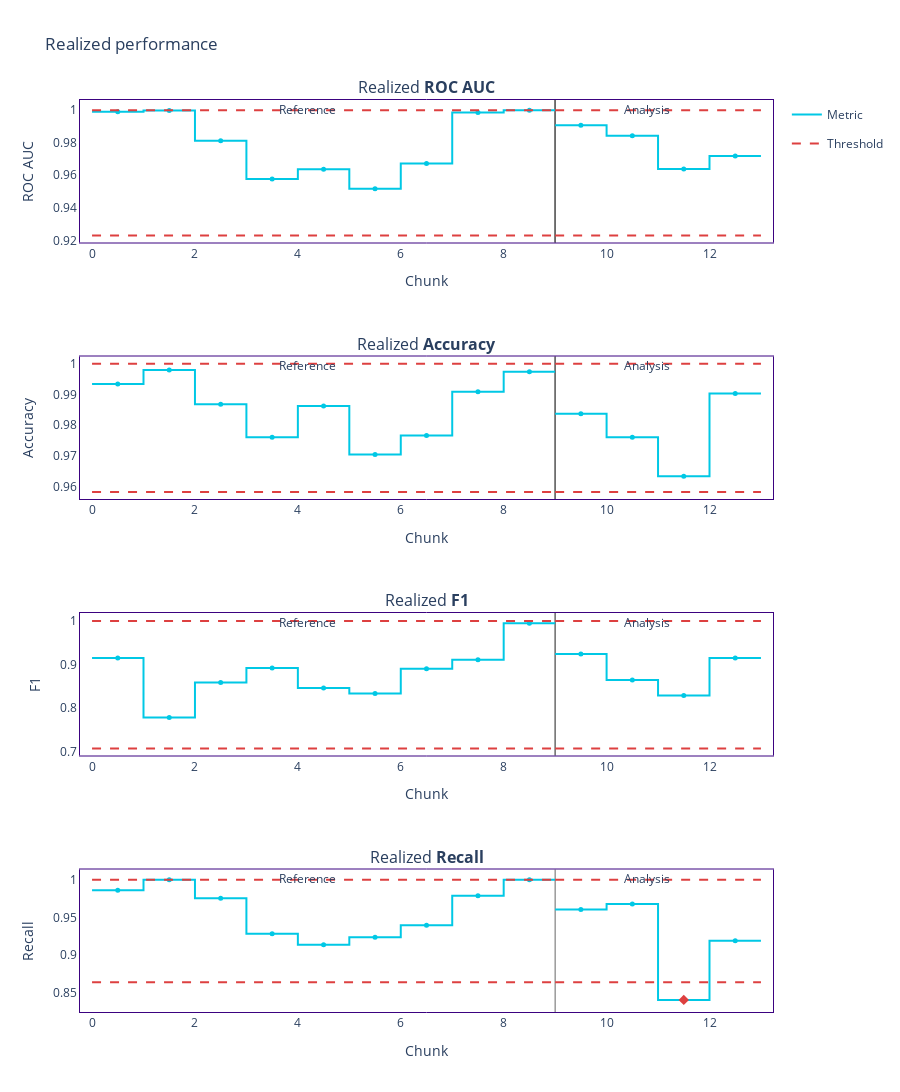

Source (notebook cell):
### Markdown cell above
# Red flag 1: using training data as reference data

## fit on training data

### Code cell
performance_calc = nml.PerformanceCalculator(
    y_pred_proba=y_pred_proba,
    y_pred=y_pred,
    y_true=target,
    metrics=['roc_auc', 'accuracy', 'f1', 'recall'],
    chunk_size=1964,
    problem_type='classification_binary',
).fit(df_train)

realized_results = performance_calc.calculate(df_prod)

realized_results.plot()

### Figure 1 — Plotly figure (JSON) as saved in the notebook; plotly's stock layout.template omitted (floating-point values rounded to 4 significant figures)
{"data": [{"hoverinfo": "skip", "legendgroup": "metric_reference", "line": {"color": "#00c8e5", "shape": "hv", "width": 2}, "mode": "lines", "name": "Metric", "showlegend": true, "type": "scatter", "x": [0, 1, 2, 3, 4, 5, 6, 7, 8, 9], "xaxis": "x", "y": [0.9991, 0.9999, 0.9812, 0.9577, 0.9637, 0.9517, 0.9672, 0.9986, 1.0, 1.0], "yaxis": "y"}, {"customdata": [["Realized <b>ROC AUC</b>", "<b style=\"color:#00c8e5;line-height:60px\">Reference</b>", "", "[0:1963]", "Chunk index: <b>0</b>", 0.9991, 0.0385], ["Realized <b>ROC AUC</b>", "<b style=\"color:#00c8e5;line-height:60px\">Reference</b>", "", "[1964:3927]", "Chunk index: <b>1</b>", 0.9999, 0.0385], ["Realized <b>ROC AUC</b>", "<b style=\"color:#00c8e5;line-height:60px\">Reference</b>", "", "[3928:5891]", "Chunk index: <b>2</b>", 0.9812, 0.0385], ["Realized <b>ROC AUC</b>", "<b style=\"color:#00c8e5;line-height:60px\">Reference</b>", "", "[5892:7855]", "Chunk index: <b>3</b>", 0.9577, 0.0385], ["Realized <b>ROC AUC</b>", "<b style=\"color:#00c8e5;line-height:60px\">Reference</b>", "", "[7856:9819]", "Chunk index: <b>4</b>", 0.9637, 0.0385], ["Realized <b>ROC AUC</b>", "<b style=\"color:#00c8e5;line-height:60px\">Reference</b>", "", "[9820:11783]", "Chunk index: <b>5</b>", 0.9517, 0.0385], ["Realized <b>ROC AUC</b>", "<b style=\"color:#00c8e5;line-height:60px\">Reference</b>", "", "[11784:13747]", "Chunk index: <b>6</b>", 0.9672, 0.0385], ["Realized <b>ROC AUC</b>", "<b style=\"color:#00c8e5;line-height:60px\">Reference</b>", "", "[13748:15711]", "Chunk index: <b>7</b>", 0.9986, 0.0385], ["Realized <b>ROC AUC</b>", "<b style=\"color:#00c8e5;line-height:60px\">Reference</b>", "", "[15712:16090]", "Chunk index: <b>8</b>", 1, 0.0878]], "hovertemplate": "%{customdata[1]} &nbsp; &nbsp; %{customdata[2]} <br />Chunk: <b>%{customdata[3]}</b> &nbsp; &nbsp; %{customdata[4]} <br />%{customdata[0]}: <b>%{customdata[5]}</b><br />Confidence band: +/- <b>%{customdata[6]}</b><br /><extra></extra>", "legendgroup": "metric_reference", "marker": {"color": "#00c8e5", "size": 5, "symbol": "circle"}, "mode": "markers", "name": "Metric", "showlegend": false, "type": "scatter", "x": [0.5, 1.5, 2.5, 3.5, 4.5, 5.5, 6.5, 7.5, 8.5], "xaxis": "x", "y": [0.9991, 0.9999, 0.9812, 0.9577, 0.9637, 0.9517, 0.9672, 0.9986, 1.0, 1.0], "yaxis": "y"}, {"hoverinfo": "skip", "legendgroup": "metric_analysis", "line": {"color": "#00c8e5", "shape": "hv", "width": 2}, "mode": "lines", "name": "Metric", "showlegend": false, "type": "scatter", "x": [9, 10, 11, 12, 13], "xaxis": "x", "y": [0.9908, 0.9842, 0.9638, 0.9719, 0.9719], "yaxis": "y"}, {"customdata": [["Realized <b>ROC AUC</b>", "<b style=\"color:#3b0280;line-height:60px\">Analysis</b>", "", "[0:1963]", "Chunk index: <b>0</b>", 0.9908, 0.0385], ["Realized <b>ROC AUC</b>", "<b style=\"color:#3b0280;line-height:60px\">Analysis</b>", "", "[1964:3927]", "Chunk index: <b>1</b>", 0.9842, 0.0385], ["Realized <b>ROC AUC</b>", "<b style=\"color:#3b0280;line-height:60px\">Analysis</b>", "", "[3928:5891]", "Chunk index: <b>2</b>", 0.9638, 0.0385], ["Realized <b>ROC AUC</b>", "<b style=\"color:#3b0280;line-height:60px\">Analysis</b>", "", "[5892:7853]", "Chunk index: <b>3</b>", 0.9719, 0.0386]], "hovertemplate": "%{customdata[1]} &nbsp; &nbsp; %{customdata[2]} <br />Chunk: <b>%{customdata[3]}</b> &nbsp; &nbsp; %{customdata[4]} <br />%{customdata[0]}: <b>%{customdata[5]}</b><br />Confidence band: +/- <b>%{customdata[6]}</b><br /><extra></extra>", "legendgroup": "metric_analysis", "marker": {"color": "#00c8e5", "size": 5, "symbol": "circle"}, "mode": "markers", "name": "Metric", "showlegend": false, "type": "scatter", "x": [9.5, 10.5, 11.5, 12.5], "xaxis": "x", "y": [0.9908, 0.9842, 0.9638, 0.9719, 0.9719], "yaxis": "y"}, {"hoverinfo": "skip", "legendgroup": "alert", "marker": {"color": "#DD4040", "size": 8, "symbol": "diamond"}, "mode": "markers", "name": "Alert", "showlegend": true, "type": "scatter", "x": [], "xaxis": "x", "y": [], "yaxis": "y"}, {"hoverinfo": "skip", "legendgroup": "thresh", "line": {"color": "#DD4040", "dash": "dash", "width": 2}, "mode": "lines", "name": "Threshold", "showlegend": true, "type": "scatter", "x": [0, 1, 2, 3, 4, 5, 6, 7, 8, 9], "xaxis": "x", "y": [1, 1, 1, 1, 1, 1, 1, 1, 1, 1], "yaxis": "y"}, {"hoverinfo": "skip", "legendgroup": "thresh", "line": {"color": "#DD4040", "dash": "dash", "width": 2}, "mode": "lines", "name": "Threshold", "showlegend": false, "type": "scatter", "x": [0, 1, 2, 3, 4, 5, 6, 7, 8, 9], "xaxis": "x", "y": [0.923, 0.923, 0.923, 0.923, 0.923, 0.923, 0.923, 0.923, 0.923, 0.923], "yaxis": "y"}, {"hoverinfo": "skip", "legendgroup": "thresh", "line": {"color": "#DD4040", "dash": "dash", "width": 2}, "mode": "lines", "name": "Threshold", "showlegend": false, "type": "scatter", "x": [9, 10, 11, 12, 13], "xaxis": "x", "y": [1, 1, 1, 1, 1], "yaxis": "y"}, {"hoverinfo": "skip", "legendgroup": "thresh", "line": {"color": "#DD4040", "dash": "dash", "width": 2}, "mode": "lines", "name": "Threshold", "showlegend": false, "type": "scatter", "x": [9, 10, 11, 12, 13], "xaxis": "x", "y": [0.923, 0.923, 0.923, 0.923, 0.923], "yaxis": "y"}, {"hoverinfo": "skip", "legendgroup": "metric_reference", "line": {"color": "#00c8e5", "shape": "hv", "width": 2}, "mode": "lines", "name": "Metric", "showlegend": false, "type": "scatter", "x": [0, 1, 2, 3, 4, 5, 6, 7, 8, 9], "xaxis": "x2", "y": [0.9934, 0.998, 0.9868, 0.9761, 0.9863, 0.9705, 0.9766, 0.9908, 0.9974, 0.9974], "yaxis": "y2"}, {"customdata": [["Realized <b>Accuracy</b>", "<b style=\"color:#00c8e5;line-height:60px\">Reference</b>", "", "[0:1963]", "Chunk index: <b>0</b>", 0.9934, 0.0082], ["Realized <b>Accuracy</b>", "<b style=\"color:#00c8e5;line-height:60px\">Reference</b>", "", "[1964:3927]", "Chunk index: <b>1</b>", 0.998, 0.0082], ["Realized <b>Accuracy</b>", "<b style=\"color:#00c8e5;line-height:60px\">Reference</b>", "", "[3928:5891]", "Chunk index: <b>2</b>", 0.9868, 0.0082], ["Realized <b>Accuracy</b>", "<b style=\"color:#00c8e5;line-height:60px\">Reference</b>", "", "[5892:7855]", "Chunk index: <b>3</b>", 0.9761, 0.0082], ["Realized <b>Accuracy</b>", "<b style=\"color:#00c8e5;line-height:60px\">Reference</b>", "", "[7856:9819]", "Chunk index: <b>4</b>", 0.9863, 0.0082], ["Realized <b>Accuracy</b>", "<b style=\"color:#00c8e5;line-height:60px\">Reference</b>", "", "[9820:11783]", "Chunk index: <b>5</b>", 0.9705, 0.0082], ["Realized <b>Accuracy</b>", "<b style=\"color:#00c8e5;line-height:60px\">Reference</b>", "", "[11784:13747]", "Chunk index: <b>6</b>", 0.9766, 0.0082], ["Realized <b>Accuracy</b>", "<b style=\"color:#00c8e5;line-height:60px\">Reference</b>", "", "[13748:15711]", "Chunk index: <b>7</b>", 0.9908, 0.0082], ["Realized <b>Accuracy</b>", "<b style=\"color:#00c8e5;line-height:60px\">Reference</b>", "", "[15712:16090]", "Chunk index: <b>8</b>", 0.9974, 0.0187]], "hovertemplate": "%{customdata[1]} &nbsp; &nbsp; %{customdata[2]} <br />Chunk: <b>%{customdata[3]}</b> &nbsp; &nbsp; %{customdata[4]} <br />%{customdata[0]}: <b>%{customdata[5]}</b><br />Confidence band: +/- <b>%{customdata[6]}</b><br /><extra></extra>", "legendgroup": "metric_reference", "marker": {"color": "#00c8e5", "size": 5, "symbol": "circle"}, "mode": "markers", "name": "Metric", "showlegend": false, "type": "scatter", "x": [0.5, 1.5, 2.5, 3.5, 4.5, 5.5, 6.5, 7.5, 8.5], "xaxis": "x2", "y": [0.9934, 0.998, 0.9868, 0.9761, 0.9863, 0.9705, 0.9766, 0.9908, 0.9974, 0.9974], "yaxis": "y2"}, {"hoverinfo": "skip", "legendgroup": "metric_analysis", "line": {"color": "#00c8e5", "shape": "hv", "width": 2}, "mode": "lines", "name": "Metric", "showlegend": false, "type": "scatter", "x": [9, 10, 11, 12, 13], "xaxis": "x2", "y": [0.9837, 0.9761, 0.9633, 0.9903, 0.9903], "yaxis": "y2"}, {"customdata": [["Realized <b>Accuracy</b>", "<b style=\"color:#3b0280;line-height:60px\">Analysis</b>", "", "[0:1963]", "Chunk index: <b>0</b>", 0.9837, 0.0082], ["Realized <b>Accuracy</b>", "<b style=\"color:#3b0280;line-height:60px\">Analysis</b>", "", "[1964:3927]", "Chunk index: <b>1</b>", 0.9761, 0.0082], ["Realized <b>Accuracy</b>", "<b style=\"color:#3b0280;line-height:60px\">Analysis</b>", "", "[3928:5891]", "Chunk index: <b>2</b>", 0.9633, 0.0082], ["Realized <b>Accuracy</b>", "<b style=\"color:#3b0280;line-height:60px\">Analysis</b>", "", "[5892:7853]", "Chunk index: <b>3</b>", 0.9903, 0.0082]], "hovertemplate": "%{customdata[1]} &nbsp; &nbsp; %{customdata[2]} <br />Chunk: <b>%{customdata[3]}</b> &nbsp; &nbsp; %{customdata[4]} <br />%{customdata[0]}: <b>%{customdata[5]}</b><br />Confidence band: +/- <b>%{customdata[6]}</b><br /><extra></extra>", "legendgroup": "metric_analysis", "marker": {"color": "#00c8e5", "size": 5, "symbol": "circle"}, "mode": "markers", "name": "Metric", "showlegend": false, "type": "scatter", "x": [9.5, 10.5, 11.5, 12.5], "xaxis": "x2", "y": [0.9837, 0.9761, 0.9633, 0.9903, 0.9903], "yaxis": "y2"}, {"hoverinfo": "skip", "legendgroup": "alert", "marker": {"color": "#DD4040", "size": 8, "symbol": "diamond"}, "mode": "markers", "name": "Alert", "showlegend": false, "type": "scatter", "x": [], "xaxis": "x2", "y": [], "yaxis": "y2"}, {"hoverinfo": "skip", "legendgroup": "thresh", "line": {"color": "#DD4040", "dash": "dash", "width": 2}, "mode": "lines", "name": "Threshold", "showlegend": false, "type": "scatter", "x": [0, 1, 2, 3, 4, 5, 6, 7, 8, 9], "xaxis": "x2", "y": [1, 1, 1, 1, 1, 1, 1, 1, 1, 1], "yaxis": "y2"}, {"hoverinfo": "skip", "legendgroup": "thresh", "line": {"color": "#DD4040", "dash": "dash", "width": 2}, "mode": "lines", "name": "Threshold", "showlegend": false, "type": "scatter", "x": [0, 1, 2, 3, 4, 5, 6, 7, 8, 9], "xaxis": "x2", "y": [0.9583, 0.9583, 0.9583, 0.9583, 0.9583, 0.9583, 0.9583, 0.9583, 0.9583, 0.9583], "yaxis": "y2"}, {"hoverinfo": "skip", "legendgroup": "thresh", "line": {"color": "#DD4040", "dash": "dash", "width": 2}, "mode": "lines", "name": "Threshold", "showlegend": false, "type": "scatter", "x": [9, 10, 11, 12, 13], "xaxis": "x2", "y": [1, 1, 1, 1, 1], "yaxis": "y2"}, {"hoverinfo": "skip", "legendgroup": "thresh", "line": {"color": "#DD4040", "dash": "dash", "width": 2}, "mode": "lines", "name": "Threshold", "showlegend": false, "type": "scatter", "x": [9, 10, 11, 12, 13], "xaxis": "x2", "y": [0.9583, 0.9583, 0.9583, 0.9583, 0.9583], "yaxis": "y2"}, {"hoverinfo": "skip", "legendgroup": "metric_reference", "line": {"color": "#00c8e5", "shape": "hv", "width": 2}, "mode": "lines", "name": "Metric", "showlegend": false, "type": "scatter", "x": [0, 1, 2, 3, 4, 5, 6, 7, 8, 9], "xaxis": "x3", "y": [0.915, 0.7778, 0.8587, 0.892, 0.8457, 0.8333, 0.8905, 0.9109, 0.9951, 0.9951], "yaxis": "y3"}, {"customdata": [["Realized <b>F1</b>", "<b style=\"color:#00c8e5;line-height:60px\">Reference</b>", "", "[0:1963]", "Chunk index: <b>0</b>", 0.915, 0.1112], ["Realized <b>F1</b>", "<b style=\"color:#00c8e5;line-height:60px\">Reference</b>", "", "[1964:3927]", "Chunk index: <b>1</b>", 0.7778, 0.1112], ["Realized <b>F1</b>", "<b style=\"color:#00c8e5;line-height:60px\">Reference</b>", "", "[3928:5891]", "Chunk index: <b>2</b>", 0.8587, 0.1112], ["Realized <b>F1</b>", "<b style=\"color:#00c8e5;line-height:60px\">Reference</b>", "", "[5892:7855]", "Chunk index: <b>3</b>", 0.892, 0.1112], ["Realized <b>F1</b>", "<b style=\"color:#00c8e5;line-height:60px\">Reference</b>", "", "[7856:9819]", "Chunk index: <b>4</b>", 0.8457, 0.1112], ["Realized <b>F1</b>", "<b style=\"color:#00c8e5;line-height:60px\">Reference</b>", "", "[9820:11783]", "Chunk index: <b>5</b>", 0.8333, 0.1112], ["Realized <b>F1</b>", "<b style=\"color:#00c8e5;line-height:60px\">Reference</b>", "", "[11784:13747]", "Chunk index: <b>6</b>", 0.8905, 0.1112], ["Realized <b>F1</b>", "<b style=\"color:#00c8e5;line-height:60px\">Reference</b>", "", "[13748:15711]", "Chunk index: <b>7</b>", 0.9109, 0.1112], ["Realized <b>F1</b>", "<b style=\"color:#00c8e5;line-height:60px\">Reference</b>", "", "[15712:16090]", "Chunk index: <b>8</b>", 0.9951, 0.2531]], "hovertemplate": "%{customdata[1]} &nbsp; &nbsp; %{customdata[2]} <br />Chunk: <b>%{customdata[3]}</b> &nbsp; &nbsp; %{customdata[4]} <br />%{customdata[0]}: <b>%{customdata[5]}</b><br />Confidence band: +/- <b>%{customdata[6]}</b><br /><extra></extra>", "legendgroup": "metric_reference", "marker": {"color": "#00c8e5", "size": 5, "symbol": "circle"}, "mode": "markers", "name": "Metric", "showlegend": false, "type": "scatter", "x": [0.5, 1.5, 2.5, 3.5, 4.5, 5.5, 6.5, 7.5, 8.5], "xaxis": "x3", "y": [0.915, 0.7778, 0.8587, 0.892, 0.8457, 0.8333, 0.8905, 0.9109, 0.9951, 0.9951], "yaxis": "y3"}, {"hoverinfo": "skip", "legendgroup": "metric_analysis", "line": {"color": "#00c8e5", "shape": "hv", "width": 2}, "mode": "lines", "name": "Metric", "showlegend": false, "type": "scatter", "x": [9, 10, 11, 12, 13], "xaxis": "x3", "y": [0.9242, 0.8646, 0.8286, 0.9148, 0.9148], "yaxis": "y3"}, {"customdata": [["Realized <b>F1</b>", "<b style=\"color:#3b0280;line-height:60px\">Analysis</b>", "", "[0:1963]", "Chunk index: <b>0</b>", 0.9242, 0.1112], ["Realized <b>F1</b>", "<b style=\"color:#3b0280;line-height:60px\">Analysis</b>", "", "[1964:3927]", "Chunk index: <b>1</b>", 0.8646, 0.1112], ["Realized <b>F1</b>", "<b style=\"color:#3b0280;line-height:60px\">Analysis</b>", "", "[3928:5891]", "Chunk index: <b>2</b>", 0.8286, 0.1112], ["Realized <b>F1</b>", "<b style=\"color:#3b0280;line-height:60px\">Analysis</b>", "", "[5892:7853]", "Chunk index: <b>3</b>", 0.9148, 0.1112]], "hovertemplate": "%{customdata[1]} &nbsp; &nbsp; %{customdata[2]} <br />Chunk: <b>%{customdata[3]}</b> &nbsp; &nbsp; %{customdata[4]} <br />%{customdata[0]}: <b>%{customdata[5]}</b><br />Confidence band: +/- <b>%{customdata[6]}</b><br /><extra></extra>", "legendgroup": "metric_analysis", "marker": {"color": "#00c8e5", "size": 5, "symbol": "circle"}, "mode": "markers", "name": "Metric", "showlegend": false, "type": "scatter", "x": [9.5, 10.5, 11.5, 12.5], "xaxis": "x3", "y": [0.9242, 0.8646, 0.8286, 0.9148, 0.9148], "yaxis": "y3"}, {"hoverinfo": "skip", "legendgroup": "alert", "marker": {"color": "#DD4040", "size": 8, "symbol": "diamond"}, "mode": "markers", "name": "Alert", "showlegend": false, "type": "scatter", "x": [], "xaxis": "x3", "y": [], "yaxis": "y3"}, {"hoverinfo": "skip", "legendgroup": "thresh", "line": {"color": "#DD4040", "dash": "dash", "width": 2}, "mode": "lines", "name": "Threshold", "showlegend": false, "type": "scatter", "x": [0, 1, 2, 3, 4, 5, 6, 7, 8, 9], "xaxis": "x3", "y": [1, 1, 1, 1, 1, 1, 1, 1, 1, 1], "yaxis": "y3"}, {"hoverinfo": "skip", "legendgroup": "thresh", "line": {"color": "#DD4040", "dash": "dash", "width": 2}, "mode": "lines", "name": "Threshold", "showlegend": false, "type": "scatter", "x": [0, 1, 2, 3, 4, 5, 6, 7, 8, 9], "xaxis": "x3", "y": [0.7069, 0.7069, 0.7069, 0.7069, 0.7069, 0.7069, 0.7069, 0.7069, 0.7069, 0.7069], "yaxis": "y3"}, {"hoverinfo": "skip", "legendgroup": "thresh", "line": {"color": "#DD4040", "dash": "dash", "width": 2}, "mode": "lines", "name": "Threshold", "showlegend": false, "type": "scatter", "x": [9, 10, 11, 12, 13], "xaxis": "x3", "y": [1, 1, 1, 1, 1], "yaxis": "y3"}, {"hoverinfo": "skip", "legendgroup": "thresh", "line": {"color": "#DD4040", "dash": "dash", "width": 2}, "mode": "lines", "name": "Threshold", "showlegend": false, "type": "scatter", "x": [9, 10, 11, 12, 13], "xaxis": "x3", "y": [0.7069, 0.7069, 0.7069, 0.7069, 0.7069], "yaxis": "y3"}, {"hoverinfo": "skip", "legendgroup": "metric_reference", "line": {"color": "#00c8e5", "shape": "hv", "width": 2}, "mode": "lines", "name": "Metric", "showlegend": false, "type": "scatter", "x": [0, 1, 2, 3, 4, 5, 6, 7, 8, 9], "xaxis": "x4", "y": [0.9859, 1, 0.9753, 0.9282, 0.9136, 0.9236, 0.9397, 0.9787, 1, 1], "yaxis": "y4"}, {"customdata": [["Realized <b>Recall</b>", "<b style=\"color:#00c8e5;line-height:60px\">Reference</b>", "", "[0:1963]", "Chunk index: <b>0</b>", 0.9859, 0.0597], ["Realized <b>Recall</b>", "<b style=\"color:#00c8e5;line-height:60px\">Reference</b>", "", "[1964:3927]", "Chunk index: <b>1</b>", 1, 0.0597], ["Realized <b>Recall</b>", "<b style=\"color:#00c8e5;line-height:60px\">Reference</b>", "", "[3928:5891]", "Chunk index: <b>2</b>", 0.9753, 0.0597], ["Realized <b>Recall</b>", "<b style=\"color:#00c8e5;line-height:60px\">Reference</b>", "", "[5892:7855]", "Chunk index: <b>3</b>", 0.9282, 0.0597], ["Realized <b>Recall</b>", "<b style=\"color:#00c8e5;line-height:60px\">Reference</b>", "", "[7856:9819]", "Chunk index: <b>4</b>", 0.9136, 0.0597], ["Realized <b>Recall</b>", "<b style=\"color:#00c8e5;line-height:60px\">Reference</b>", "", "[9820:11783]", "Chunk index: <b>5</b>", 0.9236, 0.0597], ["Realized <b>Recall</b>", "<b style=\"color:#00c8e5;line-height:60px\">Reference</b>", "", "[11784:13747]", "Chunk index: <b>6</b>", 0.9397, 0.0597], ["Realized <b>Recall</b>", "<b style=\"color:#00c8e5;line-height:60px\">Reference</b>", "", "[13748:15711]", "Chunk index: <b>7</b>", 0.9787, 0.0597], ["Realized <b>Recall</b>", "<b style=\"color:#00c8e5;line-height:60px\">Reference</b>", "", "[15712:16090]", "Chunk index: <b>8</b>", 1, 0.136]], "hovertemplate": "%{customdata[1]} &nbsp; &nbsp; %{customdata[2]} <br />Chunk: <b>%{customdata[3]}</b> &nbsp; &nbsp; %{customdata[4]} <br />%{customdata[0]}: <b>%{customdata[5]}</b><br />Confidence band: +/- <b>%{customdata[6]}</b><br /><extra></extra>", "legendgroup": "metric_reference", "marker": {"color": "#00c8e5", "size": 5, "symbol": "circle"}, "mode": "markers", "name": "Metric", "showlegend": false, "type": "scatter", "x": [0.5, 1.5, 2.5, 3.5, 4.5, 5.5, 6.5, 7.5, 8.5], "xaxis": "x4", "y": [0.9859, 1, 0.9753, 0.9282, 0.9136, 0.9236, 0.9397, 0.9787, 1, 1], "yaxis": "y4"}, {"hoverinfo": "skip", "legendgroup": "metric_analysis", "line": {"color": "#00c8e5", "shape": "hv", "width": 2}, "mode": "lines", "name": "Metric", "showlegend": false, "type": "scatter", "x": [9, 10, 11, 12, 13], "xaxis": "x4", "y": [0.9606, 0.9677, 0.8406, 0.9189, 0.9189], "yaxis": "y4"}, {"customdata": [["Realized <b>Recall</b>", "<b style=\"color:#3b0280;line-height:60px\">Analysis</b>", "", "[0:1963]", "Chunk index: <b>0</b>", 0.9606, 0.0597], ["Realized <b>Recall</b>", "<b style=\"color:#3b0280;line-height:60px\">Analysis</b>", "", "[1964:3927]", "Chunk index: <b>1</b>", 0.9677, 0.0597], ["Realized <b>Recall</b>", "<b style=\"color:#3b0280;line-height:60px\">Analysis</b>", "<span style=\"color:#AD0000\">⚠ <b>Drift detected</b></span>", "[3928:5891]", "Chunk index: <b>2</b>", 0.8406, 0.0597], ["Realized <b>Recall</b>", "<b style=\"color:#3b0280;line-height:60px\">Analysis</b>", "", "[5892:7853]", "Chunk index: <b>3</b>", 0.9189, 0.0598]], "hovertemplate": "%{customdata[1]} &nbsp; &nbsp; %{customdata[2]} <br />Chunk: <b>%{customdata[3]}</b> &nbsp; &nbsp; %{customdata[4]} <br />%{customdata[0]}: <b>%{customdata[5]}</b><br />Confidence band: +/- <b>%{customdata[6]}</b><br /><extra></extra>", "legendgroup": "metric_analysis", "marker": {"color": "#00c8e5", "size": 5, "symbol": "circle"}, "mode": "markers", "name": "Metric", "showlegend": false, "type": "scatter", "x": [9.5, 10.5, 11.5, 12.5], "xaxis": "x4", "y": [0.9606, 0.9677, 0.8406, 0.9189, 0.9189], "yaxis": "y4"}, {"hoverinfo": "skip", "legendgroup": "alert", "marker": {"color": "#DD4040", "size": 8, "symbol": "diamond"}, "mode": "markers", "name": "Alert", "showlegend": false, "type": "scatter", "x": [11.5], "xaxis": "x4", "y": [0.8406], "yaxis": "y4"}, {"hoverinfo": "skip", "legendgroup": "thresh", "line": {"color": "#DD4040", "dash": "dash", "width": 2}, "mode": "lines", "name": "Threshold", "showlegend": false, "type": "scatter", "x": [0, 1, 2, 3, 4, 5, 6, 7, 8, 9], "xaxis": "x4", "y": [1, 1, 1, 1, 1, 1, 1, 1, 1, 1], "yaxis": "y4"}, {"hoverinfo": "skip", "legendgroup": "thresh", "line": {"color": "#DD4040", "dash": "dash", "width": 2}, "mode": "lines", "name": "Threshold", "showlegend": false, "type": "scatter", "x": [0, 1, 2, 3, 4, 5, 6, 7, 8, 9], "xaxis": "x4", "y": [0.8638, 0.8638, 0.8638, 0.8638, 0.8638, 0.8638, 0.8638, 0.8638, 0.8638, 0.8638], "yaxis": "y4"}, {"hoverinfo": "skip", "legendgroup": "thresh", "line": {"color": "#DD4040", "dash": "dash", "width": 2}, "mode": "lines", "name": "Threshold", "showlegend": false, "type": "scatter", "x": [9, 10, 11, 12, 13], "xaxis": "x4", "y": [1, 1, 1, 1, 1], "yaxis": "y4"}, {"hoverinfo": "skip", "legendgroup": "thresh", "line": {"color": "#DD4040", "dash": "dash", "width": 2}, "mode": "lines", "name": "Threshold", "showlegend": false, "type": "scatter", "x": [9, 10, 11, 12, 13], "xaxis": "x4", "y": [0.8638, 0.8638, 0.8638, 0.8638, 0.8638], "yaxis": "y4"}], "layout": {"annotations": [{"font": {"size": 16}, "showarrow": false, "text": "Realized <b>ROC AUC</b>", "x": 0.5, "xanchor": "center", "xref": "paper", "y": 1, "yanchor": "bottom", "yref": "paper"}, {"font": {"size": 16}, "showarrow": false, "text": "Realized <b>Accuracy</b>", "x": 0.5, "xanchor": "center", "xref": "paper", "y": 0.7188, "yanchor": "bottom", "yref": "paper"}, {"font": {"size": 16}, "showarrow": false, "text": "Realized <b>F1</b>", "x": 0.5, "xanchor": "center", "xref": "paper", "y": 0.4375, "yanchor": "bottom", "yref": "paper"}, {"font": {"size": 16}, "showarrow": false, "text": "Realized <b>Recall</b>", "x": 0.5, "xanchor": "center", "xref": "paper", "y": 0.1562, "yanchor": "bottom", "yref": "paper"}, {"showarrow": false, "text": "Reference", "x": 4, "xref": "x", "xshift": 10, "y": 1.01, "yref": "y domain"}, {"showarrow": false, "text": "Analysis", "x": 10.5, "xref": "x", "xshift": 15, "y": 1.01, "yref": "y domain"}, {"showarrow": false, "text": "Reference", "x": 4, "xref": "x2", "xshift": 10, "y": 1.01, "yref": "y2 domain"}, {"showarrow": false, "text": "Analysis", "x": 10.5, "xref": "x2", "xshift": 15, "y": 1.01, "yref": "y2 domain"}, {"showarrow": false, "text": "Reference", "x": 4, "xref": "x3", "xshift": 10, "y": 1.01, "yref": "y3 domain"}, {"showarrow": false, "text": "Analysis", "x": 10.5, "xref": "x3", "xshift": 15, "y": 1.01, "yref": "y3 domain"}, {"showarrow": false, "text": "Reference", "x": 4, "xref": "x4", "xshift": 10, "y": 1.01, "yref": "y4 domain"}, {"showarrow": false, "text": "Analysis", "x": 10.5, "xref": "x4", "xshift": 15, "y": 1.01, "yref": "y4 domain"}], "height": 2000, "hoverlabel": {"bgcolor": "white", "font": {"size": 14}}, "legend": {"itemclick": false, "itemdoubleclick": false, "traceorder": "grouped"}, "paper_bgcolor": "rgba(255,255,255,1)", "plot_bgcolor": "rgba(255,255,255,1)", "shapes": [{"layer": "below", "line": {"color": "#666666", "width": 1}, "type": "line", "x0": 9, "x1": 9, "xref": "x", "y0": 0, "y1": 1, "yref": "y domain"}, {"layer": "below", "line": {"color": "#666666", "width": 1}, "type": "line", "x0": 9, "x1": 9, "xref": "x", "y0": 0, "y1": 1, "yref": "y domain"}, {"layer": "below", "line": {"color": "#666666", "width": 1}, "type": "line", "x0": 9, "x1": 9, "xref": "x2", "y0": 0, "y1": 1, "yref": "y2 domain"}, {"layer": "below", "line": {"color": "#666666", "width": 1}, "type": "line", "x0": 9, "x1": 9, "xref": "x", "y0": 0, "y1": 1, "yref": "y domain"}, {"layer": "below", "line": {"color": "#666666", "width": 1}, "type": "line", "x0": 9, "x1": 9, "xref": "x2", "y0": 0, "y1": 1, "yref": "y2 domain"}, {"layer": "below", "line": {"color": "#666666", "width": 1}, "type": "line", "x0": 9, "x1": 9, "xref": "x3", "y0": 0, "y1": 1, "yref": "y3 domain"}, {"layer": "below", "line": {"color": "#666666", "width": 1}, "type": "line", "x0": 9, "x1": 9, "xref": "x", "y0": 0, "y1": 1, "yref": "y domain"}, {"layer": "below", "line": {"color": "#666666", "width": 1}, "type": "line", "x0": 9, "x1": 9, "xref": "x2", "y0": 0, "y1": 1, "yref": "y2 domain"}, {"layer": "below", "line": {"color": "#666666", "width": 1}, "type": "line", "x0": 9, "x1": 9, "xref": "x3", "y0": 0, "y1": 1, "yref": "y3 domain"}, {"layer": "below", "line": {"color": "#666666", "width": 1}, "type": "line", "x0": 9, "x1": 9, "xref": "x4", "y0": 0, "y1": 1, "yref": "y4 domain"}], "title": {"text": "Realized performance"}, "xaxis": {"anchor": "y", "domain": [0, 1], "linecolor": "#3b0280", "matches": "x", "mirror": true, "showgrid": false, "title": {"text": "Chunk"}, "zeroline": false}, "xaxis2": {"anchor": "y2", "domain": [0, 1], "linecolor": "#3b0280", "matches": "x", "mirror": true, "showgrid": false, "title": {"text": "Chunk"}, "zeroline": false}, "xaxis3": {"anchor": "y3", "domain": [0, 1], "linecolor": "#3b0280", "matches": "x", "mirror": true, "showgrid": false, "title": {"text": "Chunk"}, "zeroline": false}, "xaxis4": {"anchor": "y4", "domain": [0, 1], "linecolor": "#3b0280", "matches": "x", "mirror": true, "showgrid": false, "title": {"text": "Chunk"}, "zeroline": false}, "yaxis": {"anchor": "x", "domain": [0.8438, 1], "linecolor": "#3b0280", "mirror": true, "showgrid": false, "title": {"text": "ROC AUC"}, "zeroline": false}, "yaxis2": {"anchor": "x2", "domain": [0.5625, 0.7188], "linecolor": "#3b0280", "mirror": true, "showgrid": false, "title": {"text": "Accuracy"}, "zeroline": false}, "yaxis3": {"anchor": "x3", "domain": [0.2812, 0.4375], "linecolor": "#3b0280", "mirror": true, "showgrid": false, "title": {"text": "F1"}, "zeroline": false}, "yaxis4": {"anchor": "x4", "domain": [0, 0.1562], "linecolor": "#3b0280", "mirror": true, "showgrid": false, "title": {"text": "Recall"}, "zeroline": false}}}
